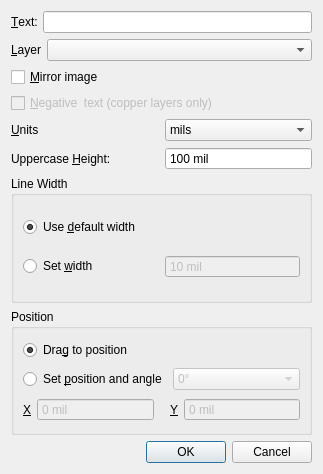
<?xml version="1.0" encoding="UTF-8"?>
<ui version="4.0">
 <class>EditTextDialog</class>
 <widget class="QDialog" name="EditTextDialog">
  <property name="geometry">
   <rect>
    <x>0</x>
    <y>0</y>
    <width>323</width>
    <height>474</height>
   </rect>
  </property>
  <property name="windowTitle">
   <string>Edit Text</string>
  </property>
  <property name="windowIcon">
   <iconset resource="qtfreepcb.qrc">
    <normaloff>:/Resources/xpcb.png</normaloff>:/Resources/xpcb.png</iconset>
  </property>
  <layout class="QVBoxLayout" name="verticalLayout">
   <item>
    <layout class="QHBoxLayout" name="horizontalLayout_4">
     <item>
      <widget class="QLabel" name="label">
       <property name="text">
        <string>&amp;Text:</string>
       </property>
       <property name="buddy">
        <cstring>textEdit</cstring>
       </property>
      </widget>
     </item>
     <item>
      <widget class="QLineEdit" name="textEdit"/>
     </item>
    </layout>
   </item>
   <item>
    <layout class="QHBoxLayout" name="horizontalLayout_5">
     <item>
      <widget class="QLabel" name="label_3">
       <property name="sizePolicy">
        <sizepolicy hsizetype="Fixed" vsizetype="Preferred">
         <horstretch>0</horstretch>
         <verstretch>0</verstretch>
        </sizepolicy>
       </property>
       <property name="text">
        <string>&amp;Layer</string>
       </property>
       <property name="buddy">
        <cstring>layerBox</cstring>
       </property>
      </widget>
     </item>
     <item>
      <widget class="QComboBox" name="layerBox"/>
     </item>
    </layout>
   </item>
   <item>
    <widget class="QCheckBox" name="mirrorImageBox">
     <property name="text">
      <string>&amp;Mirror image</string>
     </property>
    </widget>
   </item>
   <item>
    <widget class="QCheckBox" name="negativeTextBox">
     <property name="enabled">
      <bool>false</bool>
     </property>
     <property name="text">
      <string>&amp;Negative  text (copper layers only)</string>
     </property>
    </widget>
   </item>
   <item>
    <layout class="QHBoxLayout" name="horizontalLayout_7">
     <item>
      <widget class="QLabel" name="label_6">
       <property name="sizePolicy">
        <sizepolicy hsizetype="Preferred" vsizetype="Preferred">
         <horstretch>0</horstretch>
         <verstretch>0</verstretch>
        </sizepolicy>
       </property>
       <property name="text">
        <string>&amp;Units</string>
       </property>
       <property name="buddy">
        <cstring>unitsBox</cstring>
       </property>
      </widget>
     </item>
     <item>
      <widget class="QComboBox" name="unitsBox">
       <property name="sizePolicy">
        <sizepolicy hsizetype="Preferred" vsizetype="Fixed">
         <horstretch>0</horstretch>
         <verstretch>0</verstretch>
        </sizepolicy>
       </property>
       <item>
        <property name="text">
         <string>mils</string>
        </property>
       </item>
       <item>
        <property name="text">
         <string>mm</string>
        </property>
       </item>
      </widget>
     </item>
    </layout>
   </item>
   <item>
    <layout class="QHBoxLayout" name="horizontalLayout">
     <item>
      <widget class="QLabel" name="label_2">
       <property name="sizePolicy">
        <sizepolicy hsizetype="Preferred" vsizetype="Preferred">
         <horstretch>0</horstretch>
         <verstretch>0</verstretch>
        </sizepolicy>
       </property>
       <property name="text">
        <string>Uppercase &amp;Height:</string>
       </property>
       <property name="buddy">
        <cstring>heightBox</cstring>
       </property>
      </widget>
     </item>
     <item>
      <widget class="QDoubleSpinBox" name="heightBox">
       <property name="sizePolicy">
        <sizepolicy hsizetype="Preferred" vsizetype="Fixed">
         <horstretch>0</horstretch>
         <verstretch>0</verstretch>
        </sizepolicy>
       </property>
       <property name="buttonSymbols">
        <enum>QAbstractSpinBox::NoButtons</enum>
       </property>
       <property name="suffix">
        <string> mil</string>
       </property>
       <property name="decimals">
        <number>0</number>
       </property>
       <property name="maximum">
        <double>10000.000000000000000</double>
       </property>
       <property name="value">
        <double>100.000000000000000</double>
       </property>
      </widget>
     </item>
    </layout>
   </item>
   <item>
    <widget class="QGroupBox" name="groupBox">
     <property name="title">
      <string>Line Width</string>
     </property>
     <property name="flat">
      <bool>false</bool>
     </property>
     <layout class="QGridLayout" name="gridLayout_2">
      <item row="0" column="0">
       <widget class="QRadioButton" name="defaultWidthRadio">
        <property name="text">
         <string>Use &amp;default width</string>
        </property>
        <property name="checked">
         <bool>true</bool>
        </property>
       </widget>
      </item>
      <item row="3" column="0">
       <layout class="QHBoxLayout" name="horizontalLayout_3">
        <item>
         <widget class="QRadioButton" name="setWidthRadio">
          <property name="text">
           <string>Set &amp;width</string>
          </property>
         </widget>
        </item>
        <item>
         <widget class="QDoubleSpinBox" name="widthBox">
          <property name="enabled">
           <bool>false</bool>
          </property>
          <property name="buttonSymbols">
           <enum>QAbstractSpinBox::NoButtons</enum>
          </property>
          <property name="suffix">
           <string> mil</string>
          </property>
          <property name="decimals">
           <number>0</number>
          </property>
          <property name="minimum">
           <double>0.000000000000000</double>
          </property>
          <property name="maximum">
           <double>1000.000000000000000</double>
          </property>
          <property name="value">
           <double>10.000000000000000</double>
          </property>
         </widget>
        </item>
       </layout>
      </item>
     </layout>
    </widget>
   </item>
   <item>
    <widget class="QGroupBox" name="groupBox_2">
     <property name="title">
      <string>Position</string>
     </property>
     <layout class="QGridLayout" name="gridLayout">
      <item row="0" column="0">
       <widget class="QRadioButton" name="dragPosRadio">
        <property name="text">
         <string>Dra&amp;g to position</string>
        </property>
        <property name="checked">
         <bool>true</bool>
        </property>
       </widget>
      </item>
      <item row="4" column="0">
       <layout class="QHBoxLayout" name="horizontalLayout_2">
        <item>
         <widget class="QLabel" name="label_4">
          <property name="sizePolicy">
           <sizepolicy hsizetype="Maximum" vsizetype="Preferred">
            <horstretch>0</horstretch>
            <verstretch>0</verstretch>
           </sizepolicy>
          </property>
          <property name="text">
           <string>&amp;X</string>
          </property>
          <property name="buddy">
           <cstring>xPos</cstring>
          </property>
         </widget>
        </item>
        <item>
         <widget class="QDoubleSpinBox" name="xPos">
          <property name="enabled">
           <bool>false</bool>
          </property>
          <property name="buttonSymbols">
           <enum>QAbstractSpinBox::NoButtons</enum>
          </property>
          <property name="suffix">
           <string> mil</string>
          </property>
          <property name="decimals">
           <number>0</number>
          </property>
          <property name="minimum">
           <double>-32000.000000000000000</double>
          </property>
          <property name="maximum">
           <double>32000.000000000000000</double>
          </property>
          <property name="value">
           <double>0.000000000000000</double>
          </property>
         </widget>
        </item>
        <item>
         <spacer name="horizontalSpacer">
          <property name="orientation">
           <enum>Qt::Horizontal</enum>
          </property>
          <property name="sizeType">
           <enum>QSizePolicy::Fixed</enum>
          </property>
          <property name="sizeHint" stdset="0">
           <size>
            <width>10</width>
            <height>1</height>
           </size>
          </property>
         </spacer>
        </item>
        <item>
         <widget class="QLabel" name="label_5">
          <property name="sizePolicy">
           <sizepolicy hsizetype="Maximum" vsizetype="Preferred">
            <horstretch>0</horstretch>
            <verstretch>0</verstretch>
           </sizepolicy>
          </property>
          <property name="text">
           <string>&amp;Y</string>
          </property>
          <property name="buddy">
           <cstring>yPos</cstring>
          </property>
         </widget>
        </item>
        <item>
         <widget class="QDoubleSpinBox" name="yPos">
          <property name="enabled">
           <bool>false</bool>
          </property>
          <property name="buttonSymbols">
           <enum>QAbstractSpinBox::NoButtons</enum>
          </property>
          <property name="suffix">
           <string> mil</string>
          </property>
          <property name="decimals">
           <number>0</number>
          </property>
          <property name="minimum">
           <double>-32000.000000000000000</double>
          </property>
          <property name="maximum">
           <double>32000.000000000000000</double>
          </property>
          <property name="value">
           <double>0.000000000000000</double>
          </property>
         </widget>
        </item>
       </layout>
      </item>
      <item row="1" column="0">
       <layout class="QHBoxLayout" name="horizontalLayout_6">
        <item>
         <widget class="QRadioButton" name="setPosRadio">
          <property name="enabled">
           <bool>true</bool>
          </property>
          <property name="text">
           <string>Set &amp;position and angle</string>
          </property>
          <property name="checked">
           <bool>false</bool>
          </property>
         </widget>
        </item>
        <item>
         <widget class="QComboBox" name="angleBox">
          <property name="enabled">
           <bool>false</bool>
          </property>
          <item>
           <property name="text">
            <string>0°</string>
           </property>
          </item>
          <item>
           <property name="text">
            <string>90°</string>
           </property>
          </item>
          <item>
           <property name="text">
            <string>180°</string>
           </property>
          </item>
          <item>
           <property name="text">
            <string>270°</string>
           </property>
          </item>
         </widget>
        </item>
       </layout>
      </item>
     </layout>
    </widget>
   </item>
   <item>
    <widget class="QDialogButtonBox" name="buttonBox">
     <property name="orientation">
      <enum>Qt::Horizontal</enum>
     </property>
     <property name="standardButtons">
      <set>QDialogButtonBox::Cancel|QDialogButtonBox::Ok</set>
     </property>
     <property name="centerButtons">
      <bool>false</bool>
     </property>
    </widget>
   </item>
  </layout>
 </widget>
 <tabstops>
  <tabstop>textEdit</tabstop>
  <tabstop>layerBox</tabstop>
  <tabstop>mirrorImageBox</tabstop>
  <tabstop>negativeTextBox</tabstop>
  <tabstop>unitsBox</tabstop>
  <tabstop>heightBox</tabstop>
  <tabstop>defaultWidthRadio</tabstop>
  <tabstop>setWidthRadio</tabstop>
  <tabstop>widthBox</tabstop>
  <tabstop>dragPosRadio</tabstop>
  <tabstop>setPosRadio</tabstop>
  <tabstop>angleBox</tabstop>
  <tabstop>xPos</tabstop>
  <tabstop>yPos</tabstop>
  <tabstop>buttonBox</tabstop>
 </tabstops>
 <resources>
  <include location="qtfreepcb.qrc"/>
 </resources>
 <connections>
  <connection>
   <sender>buttonBox</sender>
   <signal>accepted()</signal>
   <receiver>EditTextDialog</receiver>
   <slot>accept()</slot>
   <hints>
    <hint type="sourcelabel">
     <x>257</x>
     <y>464</y>
    </hint>
    <hint type="destinationlabel">
     <x>157</x>
     <y>274</y>
    </hint>
   </hints>
  </connection>
  <connection>
   <sender>buttonBox</sender>
   <signal>rejected()</signal>
   <receiver>EditTextDialog</receiver>
   <slot>reject()</slot>
   <hints>
    <hint type="sourcelabel">
     <x>313</x>
     <y>464</y>
    </hint>
    <hint type="destinationlabel">
     <x>286</x>
     <y>274</y>
    </hint>
   </hints>
  </connection>
  <connection>
   <sender>setPosRadio</sender>
   <signal>toggled(bool)</signal>
   <receiver>angleBox</receiver>
   <slot>setEnabled(bool)</slot>
   <hints>
    <hint type="sourcelabel">
     <x>117</x>
     <y>368</y>
    </hint>
    <hint type="destinationlabel">
     <x>226</x>
     <y>369</y>
    </hint>
   </hints>
  </connection>
  <connection>
   <sender>setPosRadio</sender>
   <signal>toggled(bool)</signal>
   <receiver>xPos</receiver>
   <slot>setEnabled(bool)</slot>
   <hints>
    <hint type="sourcelabel">
     <x>86</x>
     <y>378</y>
    </hint>
    <hint type="destinationlabel">
     <x>77</x>
     <y>407</y>
    </hint>
   </hints>
  </connection>
  <connection>
   <sender>setPosRadio</sender>
   <signal>toggled(bool)</signal>
   <receiver>yPos</receiver>
   <slot>setEnabled(bool)</slot>
   <hints>
    <hint type="sourcelabel">
     <x>100</x>
     <y>371</y>
    </hint>
    <hint type="destinationlabel">
     <x>215</x>
     <y>412</y>
    </hint>
   </hints>
  </connection>
  <connection>
   <sender>setWidthRadio</sender>
   <signal>toggled(bool)</signal>
   <receiver>widthBox</receiver>
   <slot>setEnabled(bool)</slot>
   <hints>
    <hint type="sourcelabel">
     <x>73</x>
     <y>274</y>
    </hint>
    <hint type="destinationlabel">
     <x>212</x>
     <y>277</y>
    </hint>
   </hints>
  </connection>
 </connections>
</ui>
